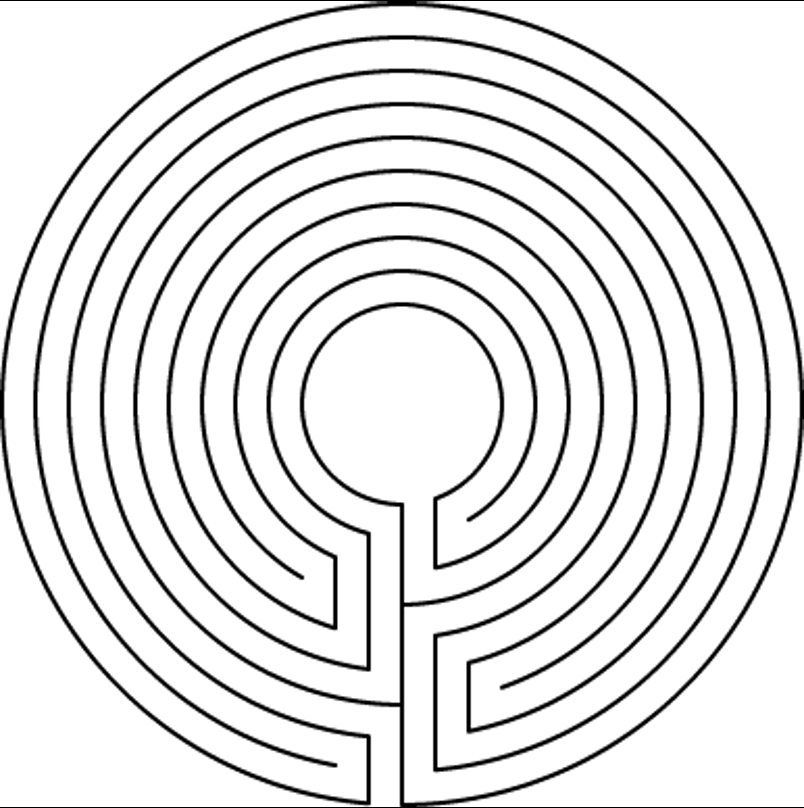
%> input picture labyrinth.png, 804 x 808 px
$ octave gen_labyrinth_coord.m   (GNU Octave 9; MATLAB toolbox functions it lacks are replaced by stand-ins)
%> lines starting %> are read from the running program, lines starting %| are printed output that depends on the picture; in (x1, y1, x2, y2) boxes, pixels count from 0 and x2, y2 are one past the last pixel; in counts of white or black regions, pixels touching at a corner belong together; the program's own positions count from 1
close all
clear
clc

img = rgb2gray(imread('labyrinth.png'));
%> img: size 808x804 uint8; min 0, max 255, mean 227.6
img = img(3:806,:,:);
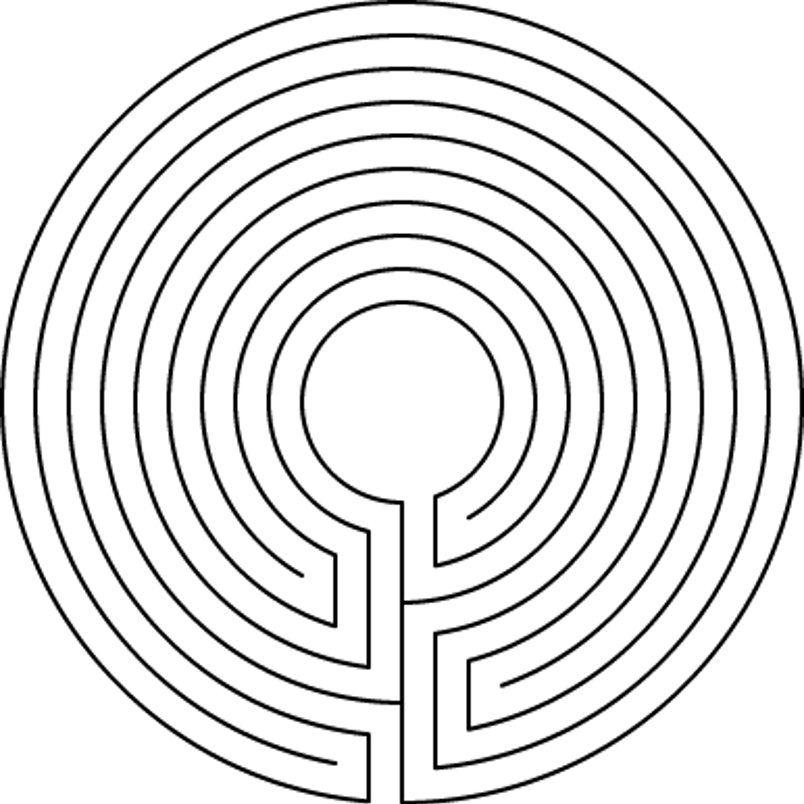
%> img: size 804x804 uint8; min 0, max 255, mean 228.1
img = img > 250 ;
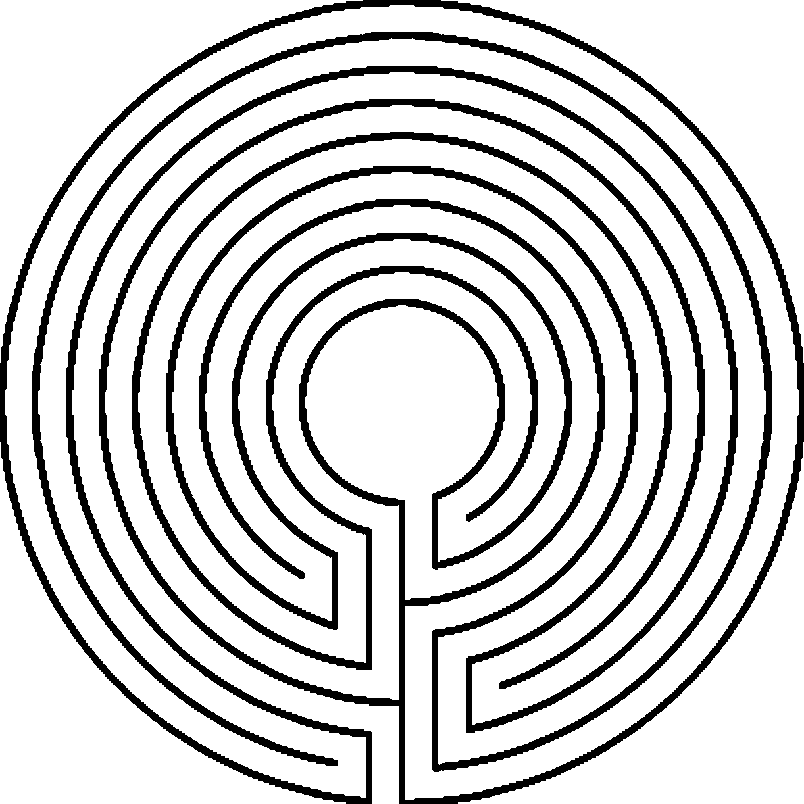
%> img: size 804x804 logical; 82.2% white; 1 black region, box (x1, y1, x2, y2) and area: (0, 0, 804, 804) 115272
img = imresize(img,0.125);
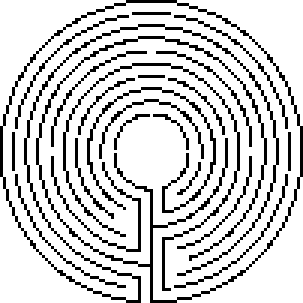
%> img: size 101x101 logical (shown 3 times larger); 82.2% white; black in thin lines or dots

img = 1 * img;
%> img: size 101x101 double; values 0 (black) and 1 (white), 82.2% white; black in thin lines or dots

img = [ ones(size(img,1),floor(0.1*size(img,2))) , ...
        img , ones(size(img,1),floor(0.1*size(img,2))) ];
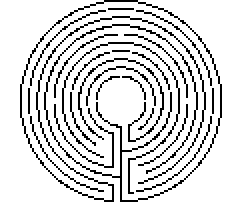
%> img: size 101x121 double (shown 2 times larger); values 0 (black) and 1 (white), 85.1% white; black in thin lines or dots, all inside (x1, y1, x2, y2) = (10, 0, 111, 101)
img = [ ones(floor(0.1*size(img,1)),size(img,2)) ; ...
        img ; ones(floor(0.1*size(img,1)),size(img,2)) ];
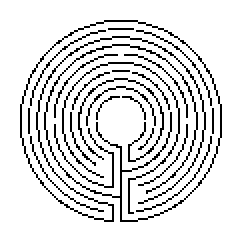
%> img: size 121x121 double (shown 2 times larger); values 0 (black) and 1 (white), 87.6% white; black in thin lines or dots, all inside (x1, y1, x2, y2) = (10, 10, 111, 111)

fid = fopen('labyrinth.txt','w');

for i = 1 : size(img,1)
    for j = 1 : size(img,2)
        if (img(i,j) == 0)
            fprintf(fid, '(i,j)=(%d,%d) true\n',i,j);
        end
    end
end
clear i j
fclose(fid);
csvwrite('labyrinth.csv',img);

figure ; imshow(img);
